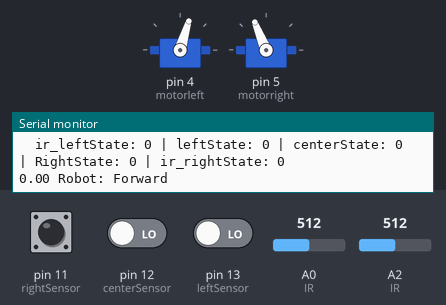
Simulated run of this sketch. Board: Arduino Uno, built with avr-gcc and run on an emulated ATmega328P. Shown: 2 × servo, the last lines printed to the serial monitor. Inputs (shaded band) come from the test bench; at power-on: A0 (IR) = 512, A2 (IR) = 512, pin 11 (rightSensor) LOW, pin 12 (centerSensor) LOW, pin 13 (leftSensor) LOW.

Above: at 1.2 s.
1.3 s: A0 (IR) set to 489
At 2.6 s:
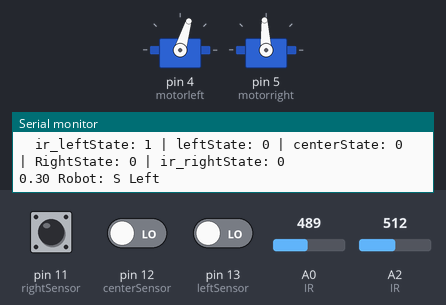
2.9 s: A0 (IR) set to 510
At 3.6 s:
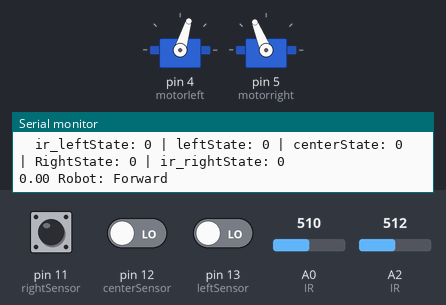
4.4 s: A2 (IR) set to 486
At 4.9 s:
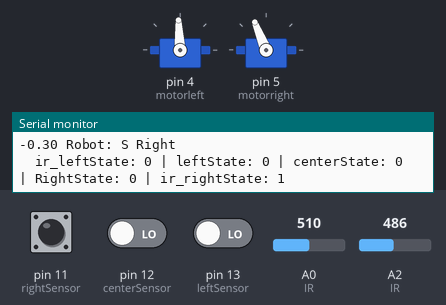
6.0 s: A2 (IR) set to 510
At 7.3 s:
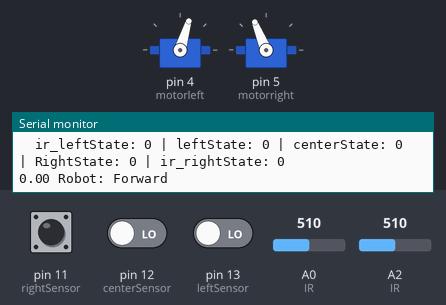
7.6 s: pin 11 (rightSensor) pulsed HIGH 5 times (0.12 s each, 0.3 s apart)
At 7.8 s:
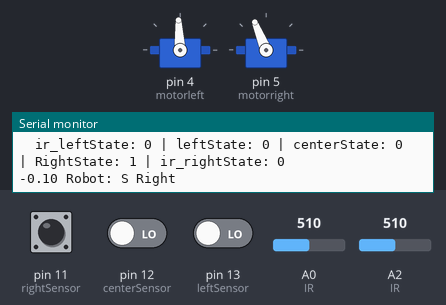
12.1 s: pin 11 (rightSensor) driven HIGH
At 13.3 s:
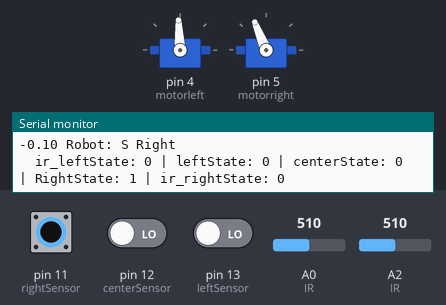
Timing chart, 0 to 15.1 s (numbered marks = the images above; inputs shaded):
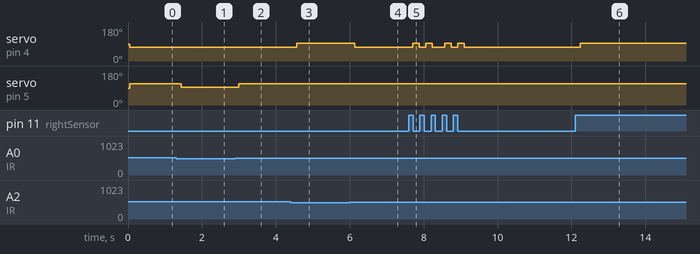

Measured:
- the behaviour switches between 500 and 499 on A0 (IR) (found by bisection; images 0 and 1)
- the behaviour switches between 500 and 499 on A2 (IR) (found by bisection; images 2 and 3)
- after the input at 1.3 s, servo on pin 5 (motorright): 112° → 93° after 0.14 s
- after the input at 2.9 s, servo on pin 5 (motorright): 93° → 112° after 0.09 s
- after the input at 4.4 s, servo on pin 4 (motorleft): 73° → 93° after 0.16 s
- after the input at 6.0 s, servo on pin 4 (motorleft): 93° → 73° after 0.14 s
- after the input at 7.6 s, servo on pin 4 (motorleft): 73° → 93° after 0.10 s, → 73° 0.17 s later, → 93° 0.18 s later, → 73° 0.17 s later, … (8 changes in this stretch)
- after the input at 12.1 s, servo on pin 4 (motorleft): 73° → 93° after 0.13 s

The sketch:

main.ino
```cpp
/*
 * Line Follower Robot - Arduino Project
 *
 * This program uses five IR sensors and a weighted logic system to follow a line
 * with improved responsiveness. The weights prioritize sensors based on position,
 * enabling smoother turns and better error correction compared to binary thresholding.
 *
 * Components:
 * - Funduino IR sensors
 * - Arduino Uno
 * - Servo motors (x2)
 * - Differential salvaged from toy car
 * - DC-DC step-down converter
 *
 * Author: [Areef Hossain]
 * GitHub: [https://github.com/AreefH-2004]
 */


#include <Servo.h>
// Implemented a weighted logic system to enhance the robot’s adaptability
// across various track layouts. Unlike rigid binary input handling, this approach assigns higher
// influence to sensors detecting line presence, enabling smoother and more responsive navigation.

//This weighted system takes in values from the funduino and ir sensors.

//Initializing ardunio pin I/O
#define irSensor 2  // right
#define irSensor1 8  //left

// Servo Motor Pins - Arduino Shield
const int motorleft = 4;   // Left rear wheel PWM pin
const int motorright = 5;  // Right rear wheel PWM pin

// Line Follower Sensor Pins
const int irSensorLeft = 8;
const int leftSensor = 13;
const int centerSensor = 12;
const int rightSensor = 11;
const int irSensorRight = 2;

Servo servoleft;
Servo servoright;

// Global constants
const float leftirsensor_weight = -0.3f;
const float left_weight = -0.1f;
const float centerWeight = 0.0f;
const float right_weight = 0.1f;
const float rightirsensor_weight = 0.3f;

// Function to read IR sensor value and translate into binary I/O
// Converts analog IR sensor reading into binary input (1 = line not detected, 0 = line detected)
int sensor_value(int version) {


  if (version < 500) {
      return 1;
  } else {

    return 0;
  }


}

// Weighted logic - Function for decision making
void weighted_logic(int &irLeftVal,  int &leftState, int &centerState, int &rightState, int &irRightVal) {

    //Intialize paramters into an array
    int truth_values[] = {irLeftVal, leftState, centerState, rightState, irRightVal};

    //Initalizes global weights into an array
    const float weights[] = {leftirsensor_weight, left_weight, centerWeight, right_weight, rightirsensor_weight};

    //Intializes the movement variable that will used in the line-follower's decision making
    float movement = 0;

    //Loop essentially adds the value of a weight, if the corresponding sensor value is 0/ less light is reflected.
    for (int i = 0; i < 5; i++) {
        if (truth_values[i] == 0) {
            movement += weights[i];
        }
    }


    if (movement == 0){
          //Forward Logic
          Serial.print(movement); Serial.println(" Robot: Forward");

          servoleft.writeMicroseconds(1300);
          servoright.writeMicroseconds(1700);

          delay(30);  // Wait before repeating

    }
    else if (movement < -0.09 ) {  // Corrected boundary check
        // Right turn Logic
        Serial.print(movement);Serial.println(" Robot: S Right");

        servoleft.writeMicroseconds(1500);
        servoright.writeMicroseconds(1700);

        delay(30);  // Wait before repeating

    }
    else if (movement > 0.09) {
        //Left turn Logic
        Serial.print(movement);Serial.println(" Robot: S Left");

        servoleft.writeMicroseconds(1300);
        servoright.writeMicroseconds(1500);

        delay(30);
    }

    else{
      // Failsafe / drift handling
       servoleft.writeMicroseconds(1500);
       servoright.writeMicroseconds(1500);

       delay(100);

       Serial.print(movement); Serial.println("Issue");
    }


}


void setup() {

  Serial.begin(9600); // Debugging output

  // Attach servos to their respective pins
  servoleft.attach(motorleft);
  servoright.attach(motorright);

  // Set sensor pins as input
  pinMode(irSensorLeft, INPUT);
  pinMode(leftSensor, INPUT);
  pinMode(centerSensor, INPUT);
  pinMode(rightSensor, INPUT);
  pinMode(irSensorRight, INPUT);
}

void loop() {


  int irLeftVal_temp = analogRead(A0);  // IR Left uses analog values
  int leftState = digitalRead(leftSensor);
  int centerState = digitalRead(centerSensor);
  int rightState = digitalRead(rightSensor);
  int irRightVal_temp = analogRead(A2);  // IR Right uses analog values

  int Left_ir = sensor_value(irLeftVal_temp);
  int Right_ir = sensor_value(irRightVal_temp);
    // Assign weights if necessary

    // Print updated values
    Serial.print("  ir_leftState: "); Serial.print(Left_ir);
    Serial.print(" | leftState: "); Serial.print(leftState);
    Serial.print(" | centerState: "); Serial.print(centerState);
    Serial.print(" | RightState: "); Serial.print(rightState);
    Serial.print(" | ir_rightState: "); Serial.println(Right_ir);


    if (Left_ir == 1 && leftState == 1 && centerState == 1 && rightState == 1 && Right_ir == 1) {
     servoleft.writeMicroseconds(1500);
     servoright.writeMicroseconds(1500);
      Serial.println(" Movement: NULL - Robot: Stop");

      delay(100);

    }
    else {
          weighted_logic(Left_ir,  leftState, centerState, rightState, Right_ir);
    }


    delay(100);  // Wait before repeating


}
```
